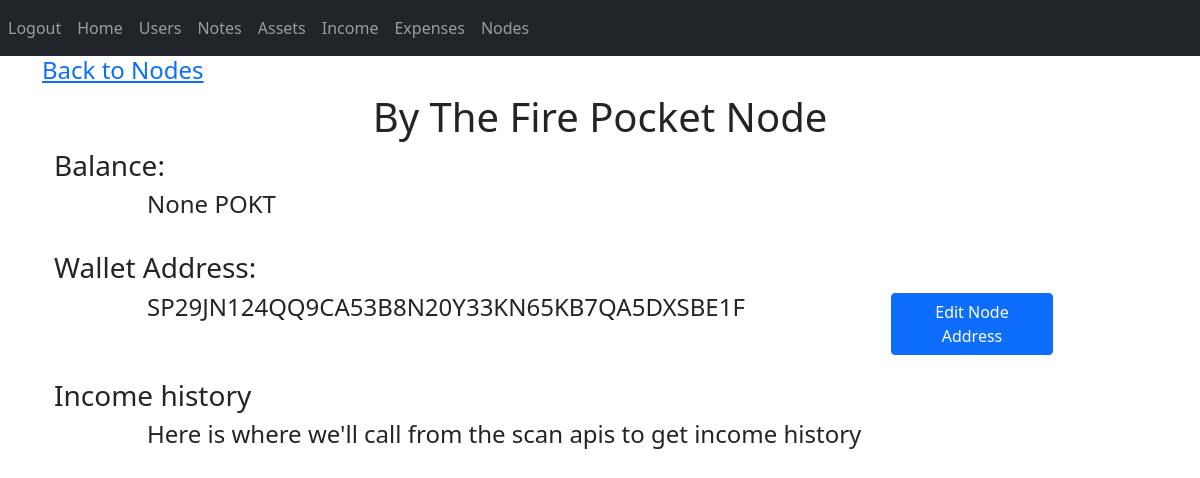
Screenshot of /view-node/1 (signed in) with the database file from the repository.
### website/models.py (models this page shows)
class Node(db.Model):
    id = db.Column(db.Integer, primary_key=True)
    network = db.Column(db.String(150))
    balance = db.Column(db.Integer, default=None)
    wallet_address = db.Column(db.String(100))
    token = db.Column(db.String(50), default=None)
    income = db.relationship('nodeIncome', backref='node', uselist=False) #uselist=false makes this a one to one relationship

### website/views.py (the view)
@views.route('/view-node/<int:id>', methods = ['GET', 'POST'])
@login_required
def view_individual_node(id):
    node_to_edit = Node.query.get_or_404(id)
    if node_to_edit.network == "Stacks":
        node_to_edit.balance = node_api_calls.stacks_balance(node_to_edit.wallet_address)
    return render_template('/nodes/view_individual_node.html', user=current_user, node_to_edit=node_to_edit)

### website/__init__.py (called while the page is built)
def create_app():
    app = Flask(__name__)
    app.config['SECRET_KEY'] = '@ByTheFireGuild383'
    app.config['SQLALCHEMY_DATABASE_URI'] = f'sqlite:///{DB_NAME}'
    db.init_app(app)
    from .views import views
    from .auth import auth
    app.register_blueprint(views, url_prefix='/')
    app.register_blueprint(auth, url_prefix='/')
    from .models import User, Note, Asset
    create_database(app)
    admin = Admin(app)
    admin.add_view(ModelView(User, db.session))
    login_manager = LoginManager()
    login_manager.login_view = 'auth.login'
    login_manager.init_app(app)
    @login_manager.user_loader
    def load_user(id):
        return User.query.get(int(id))
    return app

### website/templates/nodes/view_individual_node.html (shortened to what this page needs)
{% extends 'base.html' %}
{% block content %}
<h4 align="left">
    <a href="/view-nodes">Back to Nodes</a>
</h4>
<h1 align="center">By The Fire {{ node_to_edit.network }} Node</h1>
<div class="container">
    <div class="row align-items-start">
        <div class="col-4">
            <h3>Balance: </h3>
        </div>
    </div>
    <div class="row justify-content-center">
        <div class="col-10">
            <h4>{{ node_to_edit.balance }} {{ node_to_edit.token }}</h4>
        </div>
    </div>
</div>
<br/>
<div class="container">
    <div class="row align-items-start">
        <div class="col-4">
            <h3>Wallet Address: </h3>
        </div>
    </div>
    <div class="row justify-content-evenly">
        <div class="col-7">
            <h4>{{ node_to_edit.wallet_address }}</h4>
        </div>
        <div class="col-2">
            <button type="button" class="btn btn-primary" data-bs-toggle="modal" data-bs-target="#nodeAddress" data-bs-whatever="@mdo">Edit Node Address</button>
        </div>
    </div>
</div>
<br/>
<div class="container">
    <div class="row align-items-start">
        <div class="col-4">
            <h3>Income history </h3>
        </div>
    </div>
    <div class="row justify-content-center">
        <div class="col-10">
            <h4>Here is where we'll call from the scan apis to get income history</h4>
        </div>
    </div>
</div>
{% endblock %}

### rows the page displays
Node: network "Pocket", balance "None", token "POKT", wallet_address "SP29JN124QQ9CA53B8N20Y33KN65KB7QA5DXSBE1F"
